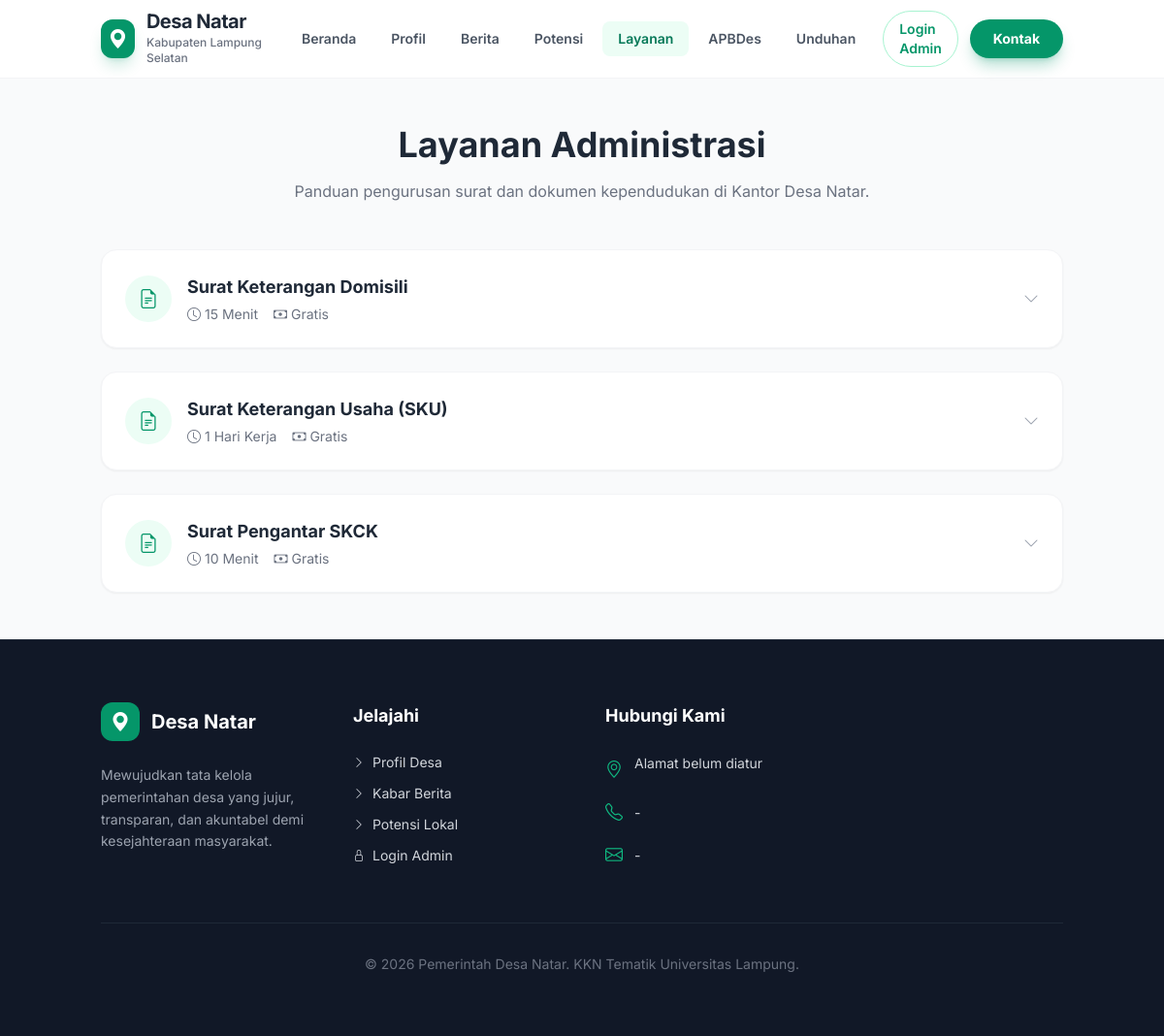
Page /Website-Desa-Natar2/layanan.php on the committed database.
### tables this page shows
CREATE TABLE site_settings (
    id INT AUTO_INCREMENT PRIMARY KEY,
    judul_website VARCHAR(255) DEFAULT 'Desa Natar',
    tagline VARCHAR(255),
    logo VARCHAR(255),
    favicon VARCHAR(255)
);

CREATE TABLE layanan (
    id INT AUTO_INCREMENT PRIMARY KEY,
    nama_layanan VARCHAR(255) NOT NULL,
    persyaratan TEXT,
    prosedur TEXT,
    biaya VARCHAR(100) DEFAULT 'Gratis',
    estimasi_waktu VARCHAR(100)
);

### Website-Desa-Natar2/layanan.php (the view, shortened to what this page needs)
<?php
require 'includes/header.php';
$q_layanan = mysqli_query($conn, "SELECT * FROM layanan ORDER BY nama_layanan ASC");
?>
<div class="bg-gray-50 py-12">
    <div class="container mx-auto px-4 max-w-5xl">
        <div class="text-center mb-12">
            <h1 class="text-3xl md:text-4xl font-bold text-gray-800 mb-4">Layanan Administrasi</h1>
            <p class="text-gray-500 max-w-2xl mx-auto">Panduan pengurusan surat dan dokumen kependudukan di Kantor Desa Natar.</p>
        </div>
        <div class="space-y-6">
            <?php while($row = mysqli_fetch_assoc($q_layanan)): ?>
            <div class="bg-white rounded-2xl shadow-sm border border-gray-100 overflow-hidden">
                <details class="group">
                    <summary class="flex justify-between items-center p-6 cursor-pointer list-none hover:bg-gray-50 transition">
                        <div class="flex items-center gap-4">
                            <div class="w-12 h-12 bg-emerald-50 text-emerald-600 rounded-full flex items-center justify-center shrink-0">
                                <i class="bi bi-file-earmark-text text-xl"></i>
                            </div>
                            <div>
                                <h3 class="text-lg font-bold text-gray-800 group-hover:text-emerald-600 transition"><?= htmlspecialchars($row['nama_layanan']); ?></h3>
                                <div class="flex gap-4 text-sm text-gray-500 mt-1">
                                    <span class="flex items-center gap-1"><i class="bi bi-clock"></i> <?= $row['estimasi_waktu']; ?></span>
                                    <span class="flex items-center gap-1"><i class="bi bi-cash"></i> <?= $row['biaya']; ?></span>
                                </div>
                            </div>
                        </div>
                        <span class="transition group-open:rotate-180">
                            <i class="bi bi-chevron-down text-gray-400"></i>
                        </span>
                    </summary>
                </details>
            </div>
            <?php endwhile; ?>
        </div>
    </div>
</div>
<?php require 'includes/footer.php'; ?>

### Website-Desa-Natar2/includes/header.php (shortened to what this page needs)
<?php
require_once __DIR__ . '/../config/db.php';
$settings = ['judul_website' => 'Desa Natar', 'tagline' => 'Website Resmi Pemerintah Desa'];
$q_set = mysqli_query($conn, "SELECT * FROM site_settings LIMIT 1");
if ($q_set && mysqli_num_rows($q_set) > 0) {
    $settings = mysqli_fetch_assoc($q_set);
}
?>
<!DOCTYPE html>
<html lang="id" class="scroll-smooth">
<head>
    <script src="https://cdn.tailwindcss.com"></script>
    <link rel="stylesheet" href="https://cdn.jsdelivr.net/npm/bootstrap-icons@1.11.0/font/bootstrap-icons.css">
</head>
<body class="bg-gray-50 flex flex-col min-h-screen">
    <nav class="bg-white sticky top-0 z-50 border-b border-gray-100 shadow-sm/50 backdrop-blur-md bg-white/90">
        <div class="container mx-auto px-4">
            <div class="flex justify-between items-center h-20">
                <a href="index.php" class="flex items-center gap-3 group">
                    <div class="w-10 h-10 bg-emerald-600 rounded-xl flex items-center justify-center text-white shadow-lg shadow-emerald-600/20 group-hover:scale-105 transition duration-300">
                        <i class="bi bi-geo-alt-fill text-xl"></i>
                    </div>
                    <div>
                        <h1 class="font-bold text-xl text-gray-800 leading-none tracking-tight"><?= $settings['judul_website']; ?></h1>
                        <p class="text-xs text-gray-500 mt-1 font-medium">Kabupaten Lampung Selatan</p>
                    </div>
                </a>
                <div class="hidden lg:flex items-center gap-1">
                    <?php
                    $menu = [
                        'index.php' => 'Beranda',
                        'profil.php' => 'Profil',
                        'berita.php' => 'Berita',
                        'potensi.php' => 'Potensi',
                        'layanan.php' => 'Layanan',
                        'apbdesa.php' => 'APBDes',
                        'unduhan.php' => 'Unduhan'
                    ];
                    $current_page = basename($_SERVER['PHP_SELF']);
                    foreach ($menu as $link => $label) {
                        $active = ($current_page == $link) ? 'text-emerald-700 bg-emerald-50 font-bold' : 'text-gray-600 hover:text-emerald-600 hover:bg-emerald-50';
                        echo "<a href=\"$link\" class=\"px-4 py-2 text-sm font-semibold rounded-lg transition $active\">$label</a>";
                    }
                    ?>
                    <a href="admin/login.php" class="ml-2 px-4 py-2 text-sm font-semibold text-emerald-600 hover:text-emerald-800 transition border border-emerald-200 rounded-full hover:bg-emerald-50">Login Admin</a>
                    <a href="kontak.php" class="ml-2 px-6 py-2.5 text-sm font-bold text-white bg-emerald-600 rounded-full hover:bg-emerald-700 shadow-lg shadow-emerald-600/30 transition transform hover:-translate-y-0.5">Kontak</a>
                </div>
            </div>
        </div>
    </nav>

### Website-Desa-Natar2/includes/header.php (style rules this page uses)
body { font-family: 'Inter', sans-serif; }

### rows in the picture
site_settings: judul_website "Desa Natar"
layanan: nama_layanan "Surat Keterangan Domisili", estimasi_waktu "15 Menit", biaya "Gratis"
layanan: nama_layanan "Surat Keterangan Usaha (SKU)", estimasi_waktu "1 Hari Kerja", biaya "Gratis"
layanan: nama_layanan "Surat Pengantar SKCK", estimasi_waktu "10 Menit", biaya "Gratis"

### other values in the picture
$label "Beranda"
$label "Profil"
$label "Berita"
$label "Potensi"
$label "Layanan"
$label "APBDes"
$label "Unduhan"
$contact['alamat'] "Alamat belum diatur"
$contact['telepon'] "-"
$contact['email'] "-"
